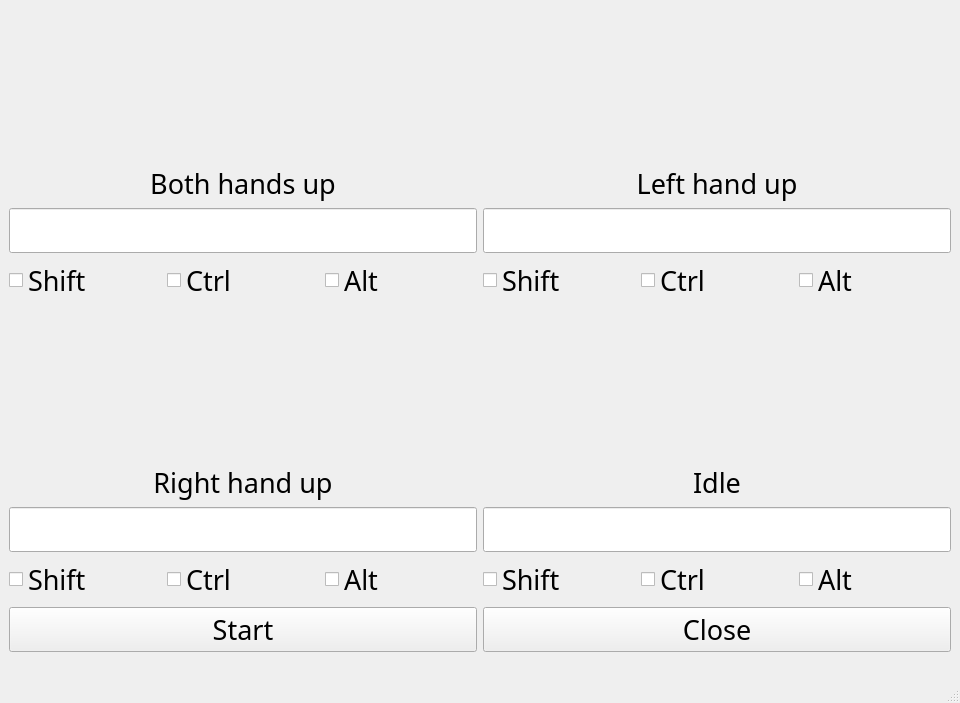
<?xml version="1.0" encoding="UTF-8"?>
<ui version="4.0">
 <class>MainWindow</class>
 <widget class="QMainWindow" name="MainWindow">
  <property name="geometry">
   <rect>
    <x>0</x>
    <y>0</y>
    <width>960</width>
    <height>497</height>
   </rect>
  </property>
  <property name="font">
   <font>
    <family>HP Simplified</family>
    <pointsize>20</pointsize>
    <weight>50</weight>
    <bold>false</bold>
   </font>
  </property>
  <property name="windowTitle">
   <string>Human Posture-Based Game Controller -Setting-</string>
  </property>
  <property name="locale">
   <locale language="English" country="UnitedStates"/>
  </property>
  <widget class="QWidget" name="centralwidget">
   <layout class="QVBoxLayout" name="verticalLayout">
    <item>
     <layout class="QGridLayout" name="gridLayout">

      <!-- row 0, col 0 : Both hands up -->
      <item row="0" column="0">
       <layout class="QVBoxLayout" name="layout_both">
        <item>
         <widget class="QLabel" name="label_both_img">
          <property name="minimumSize">
           <size>
            <width>150</width>
            <height>150</height>
           </size>
          </property>
          <property name="alignment">
           <set>Qt::AlignCenter</set>
          </property>
          <property name="text">
           <string/>
          </property>
         </widget>
        </item>
        <item>
         <widget class="QLabel" name="label_both">
          <property name="alignment">
           <set>Qt::AlignCenter</set>
          </property>
          <property name="text">
           <string>Both hands up</string>
          </property>
         </widget>
        </item>
        <item>
         <widget class="QLineEdit" name="keyEdit_Both_hands_up">
          <property name="alignment">
           <set>Qt::AlignCenter</set>
          </property>
         </widget>
        </item>
        <item>
         <layout class="QHBoxLayout" name="layout_both_mods">
          <item>
           <widget class="QCheckBox" name="checkShift_Both">
            <property name="text">
             <string>Shift</string>
            </property>
           </widget>
          </item>
          <item>
           <widget class="QCheckBox" name="checkCtrl_Both">
            <property name="text">
             <string>Ctrl</string>
            </property>
           </widget>
          </item>
          <item>
           <widget class="QCheckBox" name="checkAlt_Both">
            <property name="text">
             <string>Alt</string>
            </property>
           </widget>
          </item>
         </layout>
        </item>
       </layout>
      </item>

      <!-- row 0, col 1 : Left hand up -->
      <item row="0" column="1">
       <layout class="QVBoxLayout" name="layout_left">
        <item>
         <widget class="QLabel" name="label_left_img">
          <property name="minimumSize">
           <size>
            <width>150</width>
            <height>150</height>
           </size>
          </property>
          <property name="alignment">
           <set>Qt::AlignCenter</set>
          </property>
          <property name="text">
           <string/>
          </property>
         </widget>
        </item>
        <item>
         <widget class="QLabel" name="label_left">
          <property name="alignment">
           <set>Qt::AlignCenter</set>
          </property>
          <property name="text">
           <string>Left hand up</string>
          </property>
         </widget>
        </item>
        <item>
         <widget class="QLineEdit" name="keyEdit_Left_hand_up">
          <property name="alignment">
           <set>Qt::AlignCenter</set>
          </property>
         </widget>
        </item>
        <item>
         <layout class="QHBoxLayout" name="layout_left_mods">
          <item>
           <widget class="QCheckBox" name="checkShift_Left">
            <property name="text">
             <string>Shift</string>
            </property>
           </widget>
          </item>
          <item>
           <widget class="QCheckBox" name="checkCtrl_Left">
            <property name="text">
             <string>Ctrl</string>
            </property>
           </widget>
          </item>
          <item>
           <widget class="QCheckBox" name="checkAlt_Left">
            <property name="text">
             <string>Alt</string>
            </property>
           </widget>
          </item>
         </layout>
        </item>
       </layout>
      </item>

      <!-- row 1, col 0 : Right hand up -->
      <item row="1" column="0">
       <layout class="QVBoxLayout" name="layout_right">
        <item>
         <widget class="QLabel" name="label_right_img">
          <property name="minimumSize">
           <size>
            <width>150</width>
            <height>150</height>
           </size>
          </property>
          <property name="alignment">
           <set>Qt::AlignCenter</set>
          </property>
          <property name="text">
           <string/>
          </property>
         </widget>
        </item>
        <item>
         <widget class="QLabel" name="label_right">
          <property name="alignment">
           <set>Qt::AlignCenter</set>
          </property>
          <property name="text">
           <string>Right hand up</string>
          </property>
         </widget>
        </item>
        <item>
         <widget class="QLineEdit" name="keyEdit_Right_hand_up">
          <property name="alignment">
           <set>Qt::AlignCenter</set>
          </property>
         </widget>
        </item>
        <item>
         <layout class="QHBoxLayout" name="layout_right_mods">
          <item>
           <widget class="QCheckBox" name="checkShift_Right">
            <property name="text">
             <string>Shift</string>
            </property>
           </widget>
          </item>
          <item>
           <widget class="QCheckBox" name="checkCtrl_Right">
            <property name="text">
             <string>Ctrl</string>
            </property>
           </widget>
          </item>
          <item>
           <widget class="QCheckBox" name="checkAlt_Right">
            <property name="text">
             <string>Alt</string>
            </property>
           </widget>
          </item>
         </layout>
        </item>
       </layout>
      </item>

      <!-- row 1, col 1 : Idle -->
      <item row="1" column="1">
       <layout class="QVBoxLayout" name="layout_idle">
        <item>
         <widget class="QLabel" name="label_idle_img">
          <property name="minimumSize">
           <size>
            <width>150</width>
            <height>150</height>
           </size>
          </property>
          <property name="alignment">
           <set>Qt::AlignCenter</set>
          </property>
          <property name="text">
           <string/>
          </property>
         </widget>
        </item>
        <item>
         <widget class="QLabel" name="label_idle">
          <property name="alignment">
           <set>Qt::AlignCenter</set>
          </property>
          <property name="text">
           <string>Idle</string>
          </property>
         </widget>
        </item>
        <item>
         <widget class="QLineEdit" name="keyEdit_Idle">
          <property name="alignment">
           <set>Qt::AlignCenter</set>
          </property>
         </widget>
        </item>
        <item>
         <layout class="QHBoxLayout" name="layout_idle_mods">
          <item>
           <widget class="QCheckBox" name="checkShift_Idle">
            <property name="text">
             <string>Shift</string>
            </property>
           </widget>
          </item>
          <item>
           <widget class="QCheckBox" name="checkCtrl_Idle">
            <property name="text">
             <string>Ctrl</string>
            </property>
           </widget>
          </item>
          <item>
           <widget class="QCheckBox" name="checkAlt_Idle">
            <property name="text">
             <string>Alt</string>
            </property>
           </widget>
          </item>
         </layout>
        </item>
       </layout>
      </item>

      <!-- row 2 : Start / Close buttons -->
      <item row="2" column="0">
       <widget class="QPushButton" name="StartButton">
        <property name="text">
         <string>Start</string>
        </property>
       </widget>
      </item>
      <item row="2" column="1">
       <widget class="QPushButton" name="CloseButton">
        <property name="text">
         <string>Close</string>
        </property>
       </widget>
      </item>

     </layout>
    </item>
   </layout>
  </widget>
  <widget class="QStatusBar" name="statusbar"/>
 </widget>
 <resources/>
 <connections/>
</ui>
